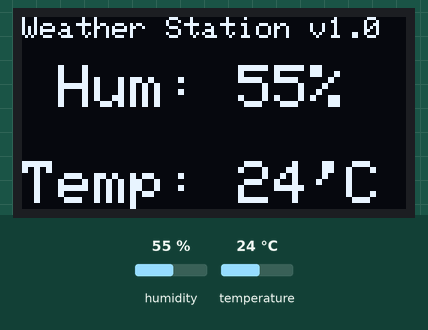
The sketch below on a simulated Arduino Uno, built with avr-gcc and run on an emulated ATmega328P. Parts: 128×64 one-colour display. The inputs (shaded band) are chosen by the test bench; at power-on: humidity 55 %, temperature 24 °C. What the sketch prints to the serial monitor is not drawn.

Above: at 2.9 s.
3.0 s: humidity set to 22 %
At 4.9 s:
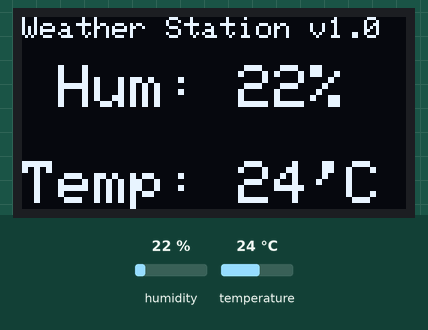
5.8 s: temperature set to 12 °C
At 7.2 s:
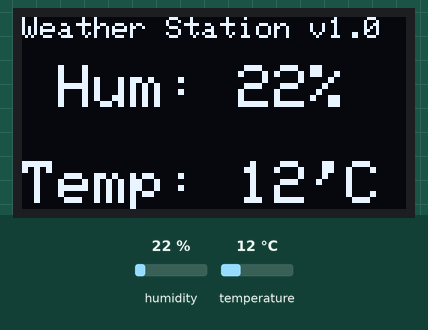
8.6 s: humidity set to 40 %
At 10.6 s:
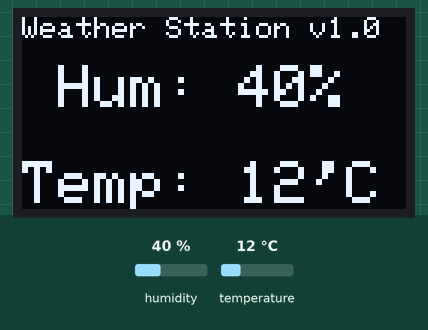
11.8 s: temperature set to 19 °C
At 12.9 s:
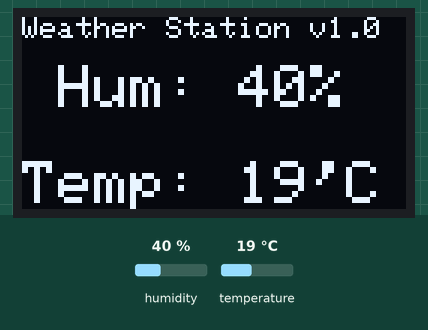
Timing chart, 0 to 14.8 s (numbered marks = the images above; inputs shaded):
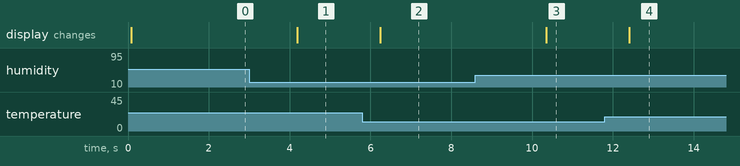

The sketch:

13_DHT11_display.ino
```cpp
#include "DHT.h"
#include <SPI.h>
#include <Wire.h>
#include <Adafruit_GFX.h>
#include <Adafruit_SSD1306.h>

#define SCREEN_WIDTH 128  // OLED display width, in pixels
#define SCREEN_HEIGHT 64  // OLED display height, in pixels

#define DHTPIN 13  // Digital pin connected to the DHT sensor

// Uncomment whatever type you're using!
#define DHTTYPE DHT11  // DHT 11
//#define DHTTYPE DHT22   // DHT 22  (AM2302), AM2321
//#define DHTTYPE DHT21   // DHT 21 (AM2301)

DHT dht(DHTPIN, DHTTYPE);

#define OLED_RESET -1        // Reset pin # (or -1 if sharing Arduino reset pin)
#define SCREEN_ADDRESS 0x3C  ///< See datasheet for Address and change
Adafruit_SSD1306 display(SCREEN_WIDTH, SCREEN_HEIGHT, &Wire, OLED_RESET);

float h, t;

void setup() {
  Serial.begin(9600);
  Serial.println(F("DHTxx test!"));

  // SSD1306_SWITCHCAPVCC = generate display voltage from 3.3V internally
  if (!display.begin(SSD1306_SWITCHCAPVCC, SCREEN_ADDRESS)) {
    Serial.println(F("SSD1306 allocation failed"));
    for (;;)
      ;  // Don't proceed, loop forever
  }

  dht.begin();

  display.setTextColor(SSD1306_WHITE);
  display.cp437(true);  // Use full 256 char 'Code Page 437' font
}

void loop() {
  // Reading temperature or humidity takes about 250 milliseconds!
  // Sensor readings may also be up to 2 seconds 'old' (its a very slow sensor)
  h = dht.readHumidity();
  // Read temperature as Celsius (the default)
  t = dht.readTemperature();

  // Check if any reads failed and exit early (to try again).
  if (isnan(h) || isnan(t)) {
    display.clearDisplay();
    display.println("Error reading sensor");
    return;
  }

  // Compute heat index in Celsius (isFahreheit = false)
  float hic = dht.computeHeatIndex(t, h, false);
  updateDisplay();
}

void updateDisplay() {
  display.clearDisplay();

  display.setCursor(0, 0);  // Start at top-left corner
  display.setTextSize(1);  // Normal 1:1 pixel scale
  display.println("Weather Station v1.0");
  display.println("");

  display.setTextSize(2);
  display.print(" Hum: ");
  display.print((int)h);
  display.println("%");
  display.println("");
  display.print("Temp: ");
  display.print((int)t);
  display.print("'C");

  display.display();
  delay(2000);
}
```

Measured:
- after the input at 3.0 s, the display: changes after 1.2 s (image 1)
- after the input at 5.8 s, the display: changes after 0.45 s (image 2)
- after the input at 8.6 s, the display: changes after 1.8 s (image 3)
- after the input at 11.8 s, the display: changes after 0.61 s (image 4)
